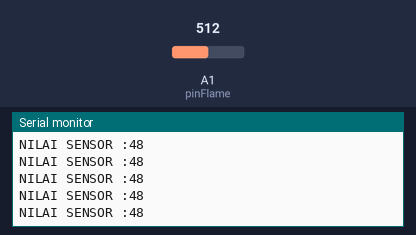
Recording of a sketch running on a simulated Arduino Uno, built with avr-gcc and run on an emulated ATmega328P. On the bench: the last lines printed to the serial monitor. The test bench sets the inputs (shaded band); at power-on: A1 (pinFlame) = 512.

Above: at 1.2 s.
1.3 s: A1 (pinFlame) set to 0
At 2.3 s:
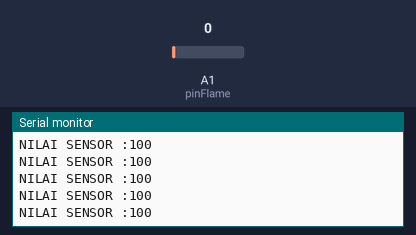
4.3 s: A1 (pinFlame) set to 122
At 4.8 s:
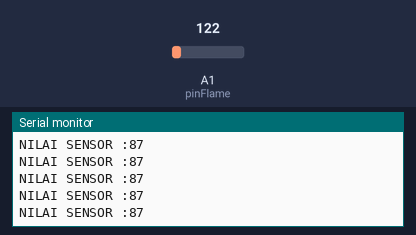
Timing chart, 0 to 7.3 s (numbered marks = the images above; inputs shaded):
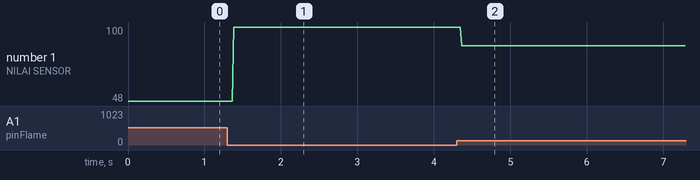

The sketch:

1.Sensor_Flame.ino
```cpp
//INISIALISASI
int pinFlame=A1;

void setup() {
  Serial.begin(9600);
}

void loop() {
  //BACA DATA
  int bacaFlame=analogRead(pinFlame);
  bacaFlame=map(bacaFlame,1000,0,0,100);


  //PRINT TO SERIAL
  Serial.print("NILAI SENSOR :");
  Serial.print(bacaFlame);
  Serial.println();
}
```

Measured:
- after the input at 1.3 s, the serial monitor: prints a new line after 0.09 s (image 1)
- after the input at 4.3 s, the serial monitor: prints a new line after 0.07 s (image 2)
- plotted number 1: 48 → 100 after the input at 1.3 s, 100 → 87 after the input at 4.3 s
